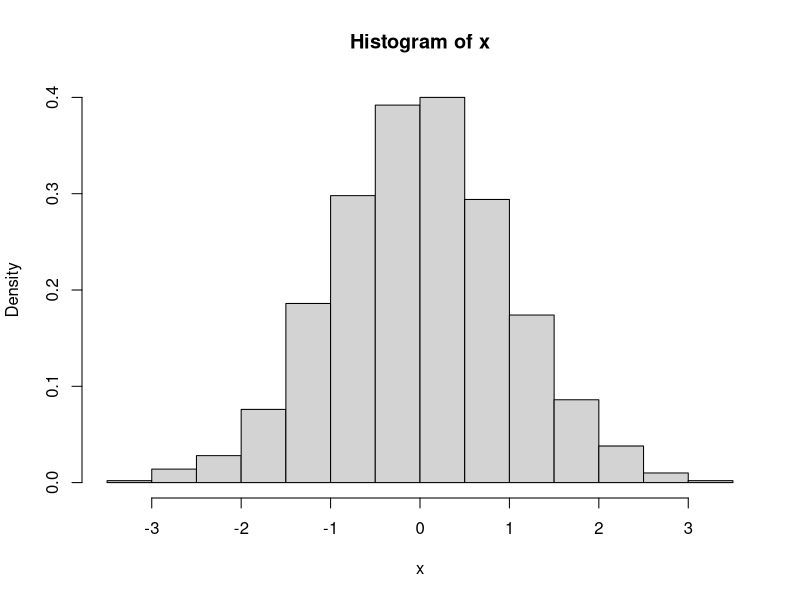
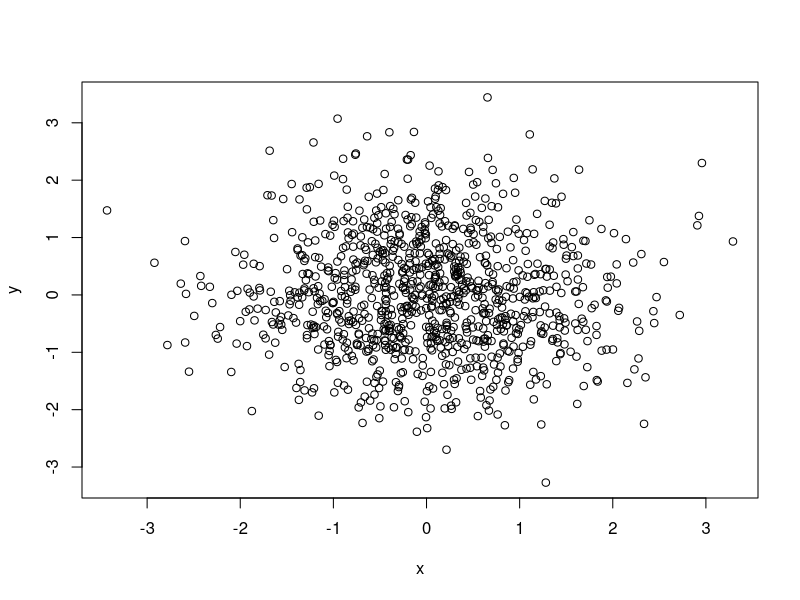

Recreate these plots in R, in order.
## ---- chunk 1
x=rnorm(1000)
mean(x)
var(x)
hist(x,probability=T)
y=rnorm(1000)
plot(x,y)
